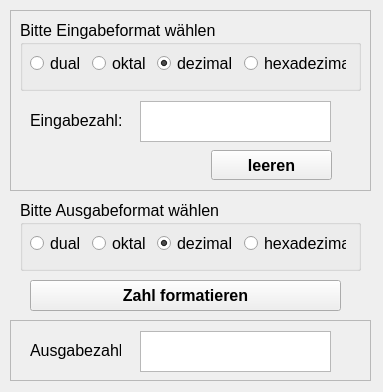
<?xml version="1.0" encoding="UTF-8"?>
<ui version="4.0">
 <class>formStart</class>
 <widget class="QWidget" name="formStart">
  <property name="geometry">
   <rect>
    <x>0</x>
    <y>0</y>
    <width>383</width>
    <height>392</height>
   </rect>
  </property>
  <property name="font">
   <font>
    <pointsize>12</pointsize>
   </font>
  </property>
  <property name="windowTitle">
   <string>Formatanwendung Zahlenkonvertierung 1</string>
  </property>
  <widget class="QFrame" name="panEingabe">
   <property name="geometry">
    <rect>
     <x>10</x>
     <y>10</y>
     <width>361</width>
     <height>181</height>
    </rect>
   </property>
   <property name="frameShape">
    <enum>QFrame::StyledPanel</enum>
   </property>
   <property name="frameShadow">
    <enum>QFrame::Sunken</enum>
   </property>
   <widget class="QGroupBox" name="grbEinFormat">
    <property name="geometry">
     <rect>
      <x>10</x>
      <y>10</y>
      <width>341</width>
      <height>71</height>
     </rect>
    </property>
    <property name="title">
     <string>Bitte Eingabeformat wählen</string>
    </property>
    <widget class="QWidget" name="layoutWidget">
     <property name="geometry">
      <rect>
       <x>10</x>
       <y>30</y>
       <width>316</width>
       <height>28</height>
      </rect>
     </property>
     <layout class="QHBoxLayout" name="horizontalLayout_2">
      <item>
       <widget class="QRadioButton" name="optBinE">
        <property name="text">
         <string>dual</string>
        </property>
       </widget>
      </item>
      <item>
       <widget class="QRadioButton" name="optOctE">
        <property name="text">
         <string>oktal</string>
        </property>
       </widget>
      </item>
      <item>
       <widget class="QRadioButton" name="optDezE">
        <property name="text">
         <string>dezimal</string>
        </property>
        <property name="checked">
         <bool>true</bool>
        </property>
       </widget>
      </item>
      <item>
       <widget class="QRadioButton" name="optHexE">
        <property name="text">
         <string>hexadezimal</string>
        </property>
       </widget>
      </item>
     </layout>
    </widget>
   </widget>
   <widget class="QLabel" name="lblEinZahl">
    <property name="geometry">
     <rect>
      <x>20</x>
      <y>90</y>
      <width>91</width>
      <height>41</height>
     </rect>
    </property>
    <property name="text">
     <string>Eingabezahl:</string>
    </property>
   </widget>
   <widget class="QTextEdit" name="txtEinZahl">
    <property name="geometry">
     <rect>
      <x>130</x>
      <y>91</y>
      <width>191</width>
      <height>41</height>
     </rect>
    </property>
    <property name="font">
     <font>
      <pointsize>12</pointsize>
      <bold>true</bold>
     </font>
    </property>
   </widget>
   <widget class="QPushButton" name="btnLeer">
    <property name="geometry">
     <rect>
      <x>201</x>
      <y>140</y>
      <width>121</width>
      <height>30</height>
     </rect>
    </property>
    <property name="font">
     <font>
      <pointsize>12</pointsize>
      <bold>true</bold>
     </font>
    </property>
    <property name="whatsThis">
     <string/>
    </property>
    <property name="text">
     <string>leeren</string>
    </property>
    <property name="shortcut">
     <string>Ctrl+S</string>
    </property>
   </widget>
  </widget>
  <widget class="QGroupBox" name="grbAusFormat">
   <property name="geometry">
    <rect>
     <x>20</x>
     <y>200</y>
     <width>341</width>
     <height>71</height>
    </rect>
   </property>
   <property name="title">
    <string>Bitte Ausgabeformat wählen</string>
   </property>
   <widget class="QWidget" name="layoutWidget_2">
    <property name="geometry">
     <rect>
      <x>10</x>
      <y>30</y>
      <width>316</width>
      <height>28</height>
     </rect>
    </property>
    <layout class="QHBoxLayout" name="horizontalLayout_FormWahl">
     <item>
      <widget class="QRadioButton" name="optBinA">
       <property name="text">
        <string>dual</string>
       </property>
      </widget>
     </item>
     <item>
      <widget class="QRadioButton" name="optOctA">
       <property name="text">
        <string>oktal</string>
       </property>
      </widget>
     </item>
     <item>
      <widget class="QRadioButton" name="optDezA">
       <property name="text">
        <string>dezimal</string>
       </property>
       <property name="checked">
        <bool>true</bool>
       </property>
      </widget>
     </item>
     <item>
      <widget class="QRadioButton" name="optHexA">
       <property name="text">
        <string>hexadezimal</string>
       </property>
      </widget>
     </item>
    </layout>
   </widget>
  </widget>
  <widget class="QPushButton" name="btnFormatieren">
   <property name="geometry">
    <rect>
     <x>30</x>
     <y>280</y>
     <width>311</width>
     <height>31</height>
    </rect>
   </property>
   <property name="font">
    <font>
     <pointsize>12</pointsize>
     <bold>true</bold>
    </font>
   </property>
   <property name="text">
    <string>Zahl formatieren</string>
   </property>
  </widget>
  <widget class="QFrame" name="panAusgabe">
   <property name="geometry">
    <rect>
     <x>10</x>
     <y>320</y>
     <width>361</width>
     <height>61</height>
    </rect>
   </property>
   <property name="frameShape">
    <enum>QFrame::StyledPanel</enum>
   </property>
   <property name="frameShadow">
    <enum>QFrame::Sunken</enum>
   </property>
   <widget class="QTextEdit" name="txtAusZahl">
    <property name="geometry">
     <rect>
      <x>130</x>
      <y>11</y>
      <width>191</width>
      <height>41</height>
     </rect>
    </property>
    <property name="font">
     <font>
      <pointsize>12</pointsize>
      <bold>true</bold>
     </font>
    </property>
    <property name="readOnly">
     <bool>true</bool>
    </property>
   </widget>
   <widget class="QLabel" name="lblAusZahl">
    <property name="geometry">
     <rect>
      <x>20</x>
      <y>10</y>
      <width>91</width>
      <height>41</height>
     </rect>
    </property>
    <property name="text">
     <string>Ausgabezahl:</string>
    </property>
   </widget>
  </widget>
 </widget>
 <resources/>
 <connections/>
</ui>
